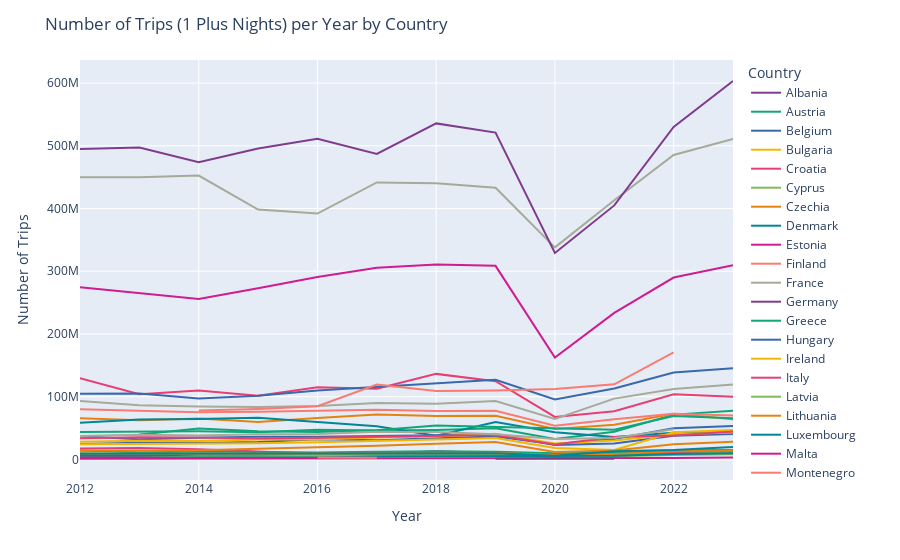

The cell this chart's notebook holds for it:
### Code cell
# Plot the line graph
fig = px.line(final_1plus_df, x='Year', y='NumTrips', color='Country', color_discrete_sequence = px.colors.qualitative.Bold)
fig.update_layout(title='Number of Trips (1 Plus Nights) per Year by Country',
                  xaxis_title='Year',
                  yaxis_title='Number of Trips',
                  legend_title='Country')

### Figure 1 — Plotly figure (JSON) as saved in the notebook; plotly's stock layout.template omitted (floating-point values rounded to 4 significant figures)
{"data": [{"hovertemplate": "Country=Albania<br>Year=%{x}<br>NumTrips=%{y}<extra></extra>", "legendgroup": "Albania", "line": {"color": "rgb(127, 60, 141)", "dash": "solid"}, "marker": {"symbol": "circle"}, "mode": "lines", "name": "Albania", "orientation": "v", "showlegend": true, "type": "scatter", "x": [2017, 2019, 2020], "xaxis": "x", "y": [9148421, 10701208, 6715933], "yaxis": "y"}, {"hovertemplate": "Country=Austria<br>Year=%{x}<br>NumTrips=%{y}<extra></extra>", "legendgroup": "Austria", "line": {"color": "rgb(17, 165, 121)", "dash": "solid"}, "marker": {"symbol": "circle"}, "mode": "lines", "name": "Austria", "orientation": "v", "showlegend": true, "type": "scatter", "x": [2012, 2013, 2014, 2015, 2016, 2017, 2018, 2019, 2020, 2021, 2022, 2023], "xaxis": "x", "y": [43844400, 44802455, 44940474, 43430850, 47122308, 46169540, 46906583, 49674838, 32668335, 44060713, 71426756, 77795522], "yaxis": "y"}, {"hovertemplate": "Country=Belgium<br>Year=%{x}<br>NumTrips=%{y}<extra></extra>", "legendgroup": "Belgium", "line": {"color": "rgb(57, 105, 172)", "dash": "solid"}, "marker": {"symbol": "circle"}, "mode": "lines", "name": "Belgium", "orientation": "v", "showlegend": true, "type": "scatter", "x": [2012, 2013, 2014, 2015, 2016, 2017, 2018, 2019, 2020, 2021, 2022, 2023], "xaxis": "x", "y": [24708988, 26659481, 26062546, 27916002, 32065118, 30404433, 33785398, 36615448, 24288809, 32473302, 49739196, 53093495], "yaxis": "y"}, {"hovertemplate": "Country=Bulgaria<br>Year=%{x}<br>NumTrips=%{y}<extra></extra>", "legendgroup": "Bulgaria", "line": {"color": "rgb(242, 183, 1)", "dash": "solid"}, "marker": {"symbol": "circle"}, "mode": "lines", "name": "Bulgaria", "orientation": "v", "showlegend": true, "type": "scatter", "x": [2012, 2013, 2014, 2015, 2016, 2017, 2018, 2019, 2020, 2021, 2022, 2023], "xaxis": "x", "y": [7152411, 7931428, 7547587, 6141123, 7177986, 10927134, 10180610, 9889198, 5189777, 6483650, 9507791, 10713667], "yaxis": "y"}, {"hovertemplate": "Country=Croatia<br>Year=%{x}<br>NumTrips=%{y}<extra></extra>", "legendgroup": "Croatia", "line": {"color": "rgb(231, 63, 116)", "dash": "solid"}, "marker": {"symbol": "circle"}, "mode": "lines", "name": "Croatia", "orientation": "v", "showlegend": true, "type": "scatter", "x": [2012, 2013, 2014, 2015, 2016, 2017, 2018, 2019, 2020, 2021, 2022, 2023], "xaxis": "x", "y": [17473422, 18302780, 16346866, 13234356, 9082536, 9799554, 10510246, 11926410, 6499855, 8472893, 10350460, 13443255], "yaxis": "y"}, {"hovertemplate": "Country=Cyprus<br>Year=%{x}<br>NumTrips=%{y}<extra></extra>", "legendgroup": "Cyprus", "line": {"color": "rgb(128, 186, 90)", "dash": "solid"}, "marker": {"symbol": "circle"}, "mode": "lines", "name": "Cyprus", "orientation": "v", "showlegend": true, "type": "scatter", "x": [2012, 2013, 2014, 2015, 2016, 2017, 2018, 2019, 2020, 2021, 2022, 2023], "xaxis": "x", "y": [5089620, 4811310, 4989656, 4823905, 5270278, 5597672, 6002352, 6402899, 4809324, 5155204, 7082153, 8152893], "yaxis": "y"}, {"hovertemplate": "Country=Czechia<br>Year=%{x}<br>NumTrips=%{y}<extra></extra>", "legendgroup": "Czechia", "line": {"color": "rgb(230, 131, 16)", "dash": "solid"}, "marker": {"symbol": "circle"}, "mode": "lines", "name": "Czechia", "orientation": "v", "showlegend": true, "type": "scatter", "x": [2012, 2013, 2014, 2015, 2016, 2017, 2018, 2019, 2020, 2021, 2022, 2023], "xaxis": "x", "y": [65716852, 62560231, 65385249, 59638710, 66132607, 71629274, 69138308, 69647386, 48580507, 55237001, 72777314, 64094966], "yaxis": "y"}, {"hovertemplate": "Country=Denmark<br>Year=%{x}<br>NumTrips=%{y}<extra></extra>", "legendgroup": "Denmark", "line": {"color": "rgb(0, 134, 149)", "dash": "solid"}, "marker": {"symbol": "circle"}, "mode": "lines", "name": "Denmark", "orientation": "v", "showlegend": true, "type": "scatter", "x": [2012, 2013, 2014, 2015, 2016, 2017, 2018, 2019, 2020, 2021, 2022, 2023], "xaxis": "x", "y": [58327960, 63583518, 64636622, 66580525, 59552503, 53032134, 37750142, 59470752, 43178379, 35608167, 42442523, 43068449], "yaxis": "y"}, {"hovertemplate": "Country=Estonia<br>Year=%{x}<br>NumTrips=%{y}<extra></extra>", "legendgroup": "Estonia", "line": {"color": "rgb(207, 28, 144)", "dash": "solid"}, "marker": {"symbol": "circle"}, "mode": "lines", "name": "Estonia", "orientation": "v", "showlegend": true, "type": "scatter", "x": [2012, 2013, 2014, 2015, 2016, 2017, 2018, 2019, 2020, 2021, 2022, 2023], "xaxis": "x", "y": [5815720, 5798814, 7995684, 7908624, 9185716, 9112310, 12935054, 10375630, 5962620, 6256619, 8638229, 11000903], "yaxis": "y"}, {"hovertemplate": "Country=Finland<br>Year=%{x}<br>NumTrips=%{y}<extra></extra>", "legendgroup": "Finland", "line": {"color": "rgb(249, 123, 114)", "dash": "solid"}, "marker": {"symbol": "circle"}, "mode": "lines", "name": "Finland", "orientation": "v", "showlegend": true, "type": "scatter", "x": [2012, 2013, 2014, 2015, 2016, 2017, 2018, 2019, 2020, 2021, 2022, 2023], "xaxis": "x", "y": [79983762, 78165607, 75210314, 76146204, 77905091, 79067127, 77203394, 77440362, 53670988, 64146060, 72777928, 69892882], "yaxis": "y"}, {"hovertemplate": "Country=France<br>Year=%{x}<br>NumTrips=%{y}<extra></extra>", "legendgroup": "France", "line": {"color": "rgb(165, 170, 153)", "dash": "solid"}, "marker": {"symbol": "circle"}, "mode": "lines", "name": "France", "orientation": "v", "showlegend": true, "type": "scatter", "x": [2012, 2013, 2014, 2015, 2016, 2017, 2018, 2019, 2020, 2021, 2022, 2023], "xaxis": "x", "y": [450050272, 449900009, 452521191, 398313334, 392020852, 441549618, 440459824, 433136304, 338064748, 413350505, 485321500, 510836886], "yaxis": "y"}, {"hovertemplate": "Country=Germany<br>Year=%{x}<br>NumTrips=%{y}<extra></extra>", "legendgroup": "Germany", "line": {"color": "rgb(127, 60, 141)", "dash": "solid"}, "marker": {"symbol": "circle"}, "mode": "lines", "name": "Germany", "orientation": "v", "showlegend": true, "type": "scatter", "x": [2012, 2013, 2014, 2015, 2016, 2017, 2018, 2019, 2020, 2021, 2022, 2023], "xaxis": "x", "y": [495047972, 497164037, 473819894, 495751892, 511296156, 487154218, 535758223, 521035772, 329191395, 404983918, 530006585, 603347521], "yaxis": "y"}, {"hovertemplate": "Country=Greece<br>Year=%{x}<br>NumTrips=%{y}<extra></extra>", "legendgroup": "Greece", "line": {"color": "rgb(17, 165, 121)", "dash": "solid"}, "marker": {"symbol": "circle"}, "mode": "lines", "name": "Greece", "orientation": "v", "showlegend": true, "type": "scatter", "x": [2012, 2013, 2014, 2015, 2016, 2017, 2018, 2019, 2020, 2021, 2022, 2023], "xaxis": "x", "y": [14174065, 11168615, 12668924, 11629946, 11117145, 12419752, 13130290, 12346089, 9855747, 10804738, 14798243, 14855730], "yaxis": "y"}, {"hovertemplate": "Country=Hungary<br>Year=%{x}<br>NumTrips=%{y}<extra></extra>", "legendgroup": "Hungary", "line": {"color": "rgb(57, 105, 172)", "dash": "solid"}, "marker": {"symbol": "circle"}, "mode": "lines", "name": "Hungary", "orientation": "v", "showlegend": true, "type": "scatter", "x": [2012, 2013, 2014, 2015, 2016, 2017, 2018, 2019, 2020, 2021, 2022, 2023], "xaxis": "x", "y": [36987804, 32099338, 34634486, 36160486, 36198784, 37215982, 38459484, 39604580, 22812126, 25468468, 37773604, 40481209], "yaxis": "y"}, {"hovertemplate": "Country=Ireland<br>Year=%{x}<br>NumTrips=%{y}<extra></extra>", "legendgroup": "Ireland", "line": {"color": "rgb(242, 183, 1)", "dash": "solid"}, "marker": {"symbol": "circle"}, "mode": "lines", "name": "Ireland", "orientation": "v", "showlegend": true, "type": "scatter", "x": [2012, 2013, 2014, 2015, 2016, 2017, 2018, 2019, 2020, 2021, 2022, 2023], "xaxis": "x", "y": [24051410, 24259244, 25055409, 25766335, 27441000, 29112762, 31881608, 34255320, 18302103, 14900216, 43415068, 47060651], "yaxis": "y"}, {"hovertemplate": "Country=Italy<br>Year=%{x}<br>NumTrips=%{y}<extra></extra>", "legendgroup": "Italy", "line": {"color": "rgb(231, 63, 116)", "dash": "solid"}, "marker": {"symbol": "circle"}, "mode": "lines", "name": "Italy", "orientation": "v", "showlegend": true, "type": "scatter", "x": [2012, 2013, 2014, 2015, 2016, 2017, 2018, 2019, 2020, 2021, 2022, 2023], "xaxis": "x", "y": [129627298, 104024244, 109985579, 101537862, 115171143, 112842374, 136372471, 124652929, 67683373, 76836337, 104009686, 100057837], "yaxis": "y"}, {"hovertemplate": "Country=Latvia<br>Year=%{x}<br>NumTrips=%{y}<extra></extra>", "legendgroup": "Latvia", "line": {"color": "rgb(128, 186, 90)", "dash": "solid"}, "marker": {"symbol": "circle"}, "mode": "lines", "name": "Latvia", "orientation": "v", "showlegend": true, "type": "scatter", "x": [2012, 2013, 2014, 2015, 2016, 2017, 2018, 2019, 2020, 2021, 2022, 2023], "xaxis": "x", "y": [10387142, 8804691, 9239739, 8427892, 8639608, 8415552, 7904138, 7961454, 4028545, 6321049, 9566001, 10929836], "yaxis": "y"}, {"hovertemplate": "Country=Lithuania<br>Year=%{x}<br>NumTrips=%{y}<extra></extra>", "legendgroup": "Lithuania", "line": {"color": "rgb(230, 131, 16)", "dash": "solid"}, "marker": {"symbol": "circle"}, "mode": "lines", "name": "Lithuania", "orientation": "v", "showlegend": true, "type": "scatter", "x": [2012, 2013, 2014, 2015, 2016, 2017, 2018, 2019, 2020, 2021, 2022, 2023], "xaxis": "x", "y": [8445895, 8705592, 8875664, 9046166, 9013799, 9119612, 9770254, 10348440, 6921059, 8670035, 12948299, 14298998], "yaxis": "y"}, {"hovertemplate": "Country=Luxembourg<br>Year=%{x}<br>NumTrips=%{y}<extra></extra>", "legendgroup": "Luxembourg", "line": {"color": "rgb(0, 134, 149)", "dash": "solid"}, "marker": {"symbol": "circle"}, "mode": "lines", "name": "Luxembourg", "orientation": "v", "showlegend": true, "type": "scatter", "x": [2012, 2013, 2014, 2015, 2016, 2017, 2018, 2019, 2020, 2021, 2022, 2023], "xaxis": "x", "y": [3256675, 3359040, 3690620, 3453146, 3214811, 4850948, 5109827, 5166836, 4658382, 5744433, 8784657, 9646417], "yaxis": "y"}, {"hovertemplate": "Country=Malta<br>Year=%{x}<br>NumTrips=%{y}<extra></extra>", "legendgroup": "Malta", "line": {"color": "rgb(207, 28, 144)", "dash": "solid"}, "marker": {"symbol": "circle"}, "mode": "lines", "name": "Malta", "orientation": "v", "showlegend": true, "type": "scatter", "x": [2012, 2013, 2014, 2015, 2016, 2017, 2018, 2019, 2020, 2021, 2022, 2023], "xaxis": "x", "y": [1001947, 1052076, 1125646, 1199604, 1398152, 1614130, 1748911, 1817910, 1347827, 1625318, 2442478, 3209437], "yaxis": "y"}, {"hovertemplate": "Country=Montenegro<br>Year=%{x}<br>NumTrips=%{y}<extra></extra>", "legendgroup": "Montenegro", "line": {"color": "rgb(249, 123, 114)", "dash": "solid"}, "marker": {"symbol": "circle"}, "mode": "lines", "name": "Montenegro", "orientation": "v", "showlegend": true, "type": "scatter", "x": [2016, 2017], "xaxis": "x", "y": [3239966, 2850772], "yaxis": "y"}, {"hovertemplate": "Country=Netherlands<br>Year=%{x}<br>NumTrips=%{y}<extra></extra>", "legendgroup": "Netherlands", "line": {"color": "rgb(165, 170, 153)", "dash": "solid"}, "marker": {"symbol": "circle"}, "mode": "lines", "name": "Netherlands", "orientation": "v", "showlegend": true, "type": "scatter", "x": [2012, 2013, 2014, 2015, 2016, 2017, 2018, 2019, 2020, 2021, 2022, 2023], "xaxis": "x", "y": [92988014, 86494096, 84559032, 83382740, 85314458, 90103067, 88873856, 93043419, 64547439, 96962290, 112416785, 119400129], "yaxis": "y"}, {"hovertemplate": "Country=North Macedonia<br>Year=%{x}<br>NumTrips=%{y}<extra></extra>", "legendgroup": "North Macedonia", "line": {"color": "rgb(127, 60, 141)", "dash": "solid"}, "marker": {"symbol": "circle"}, "mode": "lines", "name": "North Macedonia", "orientation": "v", "showlegend": true, "type": "scatter", "x": [2019, 2020, 2021], "xaxis": "x", "y": [1108748, 672060, 1195779], "yaxis": "y"}, {"hovertemplate": "Country=Norway<br>Year=%{x}<br>NumTrips=%{y}<extra></extra>", "legendgroup": "Norway", "line": {"color": "rgb(17, 165, 121)", "dash": "solid"}, "marker": {"symbol": "circle"}, "mode": "lines", "name": "Norway", "orientation": "v", "showlegend": true, "type": "scatter", "x": [2013, 2014, 2015, 2016, 2017, 2018, 2021, 2022, 2023], "xaxis": "x", "y": [39839337, 49288282, 45036812, 43735698, 46535474, 54167814, 47379197, 69307906, 65547413], "yaxis": "y"}, {"hovertemplate": "Country=Poland<br>Year=%{x}<br>NumTrips=%{y}<extra></extra>", "legendgroup": "Poland", "line": {"color": "rgb(57, 105, 172)", "dash": "solid"}, "marker": {"symbol": "circle"}, "mode": "lines", "name": "Poland", "orientation": "v", "showlegend": true, "type": "scatter", "x": [2012, 2013, 2014, 2015, 2016, 2017, 2018, 2019, 2020, 2021, 2022, 2023], "xaxis": "x", "y": [104515880, 104987557, 97259606, 101553612, 109773654, 115820873, 120966316, 127125584, 95702020, 112993455, 138628478, 145292789], "yaxis": "y"}, {"hovertemplate": "Country=Portugal<br>Year=%{x}<br>NumTrips=%{y}<extra></extra>", "legendgroup": "Portugal", "line": {"color": "rgb(242, 183, 1)", "dash": "solid"}, "marker": {"symbol": "circle"}, "mode": "lines", "name": "Portugal", "orientation": "v", "showlegend": true, "type": "scatter", "x": [2012, 2013, 2014, 2015, 2016, 2017, 2018, 2019, 2020, 2021, 2022, 2023], "xaxis": "x", "y": [28062412, 29880919, 29311540, 31569581, 31860700, 34947144, 36596042, 40978489, 25552672, 30076717, 40278618, 42889086], "yaxis": "y"}, {"hovertemplate": "Country=Romania<br>Year=%{x}<br>NumTrips=%{y}<extra></extra>", "legendgroup": "Romania", "line": {"color": "rgb(231, 63, 116)", "dash": "solid"}, "marker": {"symbol": "circle"}, "mode": "lines", "name": "Romania", "orientation": "v", "showlegend": true, "type": "scatter", "x": [2012, 2013, 2014, 2015, 2016, 2017, 2018, 2019, 2020, 2021, 2022, 2023], "xaxis": "x", "y": [33647878, 35364382, 34773002, 33496316, 34610520, 35804801, 36803710, 38749303, 23660734, 35612355, 38065524, 44655871], "yaxis": "y"}, {"hovertemplate": "Country=Serbia<br>Year=%{x}<br>NumTrips=%{y}<extra></extra>", "legendgroup": "Serbia", "line": {"color": "rgb(128, 186, 90)", "dash": "solid"}, "marker": {"symbol": "circle"}, "mode": "lines", "name": "Serbia", "orientation": "v", "showlegend": true, "type": "scatter", "x": [2018], "xaxis": "x", "y": [3919752], "yaxis": "y"}, {"hovertemplate": "Country=Slovakia<br>Year=%{x}<br>NumTrips=%{y}<extra></extra>", "legendgroup": "Slovakia", "line": {"color": "rgb(230, 131, 16)", "dash": "solid"}, "marker": {"symbol": "circle"}, "mode": "lines", "name": "Slovakia", "orientation": "v", "showlegend": true, "type": "scatter", "x": [2012, 2013, 2014, 2015, 2016, 2017, 2018, 2019, 2020, 2021, 2022, 2023], "xaxis": "x", "y": [14332456, 13788918, 14676746, 16743916, 19645726, 21939668, 24846876, 27808517, 11967524, 14186571, 24191759, 28085763], "yaxis": "y"}, {"hovertemplate": "Country=Slovenia<br>Year=%{x}<br>NumTrips=%{y}<extra></extra>", "legendgroup": "Slovenia", "line": {"color": "rgb(0, 134, 149)", "dash": "solid"}, "marker": {"symbol": "circle"}, "mode": "lines", "name": "Slovenia", "orientation": "v", "showlegend": true, "type": "scatter", "x": [2012, 2013, 2014, 2015, 2016, 2017, 2018, 2019, 2020, 2021, 2022, 2023], "xaxis": "x", "y": [9078046, 9273968, 9061054, 8776538, 9146025, 9650798, 10381678, 9824920, 5940198, 12874306, 15028047, 19907321], "yaxis": "y"}, {"hovertemplate": "Country=Spain<br>Year=%{x}<br>NumTrips=%{y}<extra></extra>", "legendgroup": "Spain", "line": {"color": "rgb(207, 28, 144)", "dash": "solid"}, "marker": {"symbol": "circle"}, "mode": "lines", "name": "Spain", "orientation": "v", "showlegend": true, "type": "scatter", "x": [2012, 2013, 2014, 2015, 2016, 2017, 2018, 2019, 2020, 2021, 2022, 2023], "xaxis": "x", "y": [274627767, 264701470, 255866630, 272822318, 290946608, 305415622, 310580348, 308633215, 162442754, 233549351, 289972054, 309582710], "yaxis": "y"}, {"hovertemplate": "Country=Sweden<br>Year=%{x}<br>NumTrips=%{y}<extra></extra>", "legendgroup": "Sweden", "line": {"color": "rgb(249, 123, 114)", "dash": "solid"}, "marker": {"symbol": "circle"}, "mode": "lines", "name": "Sweden", "orientation": "v", "showlegend": true, "type": "scatter", "x": [2014, 2015, 2016, 2017, 2018, 2019, 2020, 2021, 2022], "xaxis": "x", "y": [77930551, 80429986, 84766500, 119296738, 109082308, 109781532, 112335670, 119671185, 170608157], "yaxis": "y"}, {"hovertemplate": "Country=Switzerland<br>Year=%{x}<br>NumTrips=%{y}<extra></extra>", "legendgroup": "Switzerland", "line": {"color": "rgb(165, 170, 153)", "dash": "solid"}, "marker": {"symbol": "circle"}, "mode": "lines", "name": "Switzerland", "orientation": "v", "showlegend": true, "type": "scatter", "x": [2012, 2013, 2014, 2015, 2016, 2017, 2018, 2019, 2020, 2021, 2022], "xaxis": "x", "y": [37503284, 39259806, 38086294, 40290601, 40467938, 44226394, 43891490, 39966568, 32758516, 34150483, 48160949], "yaxis": "y"}], "layout": {"legend": {"title": {"text": "Country"}, "tracegroupgap": 0}, "margin": {"t": 60}, "title": {"text": "Number of Trips (1 Plus Nights) per Year by Country"}, "xaxis": {"anchor": "y", "domain": [0, 1], "title": {"text": "Year"}}, "yaxis": {"anchor": "x", "domain": [0, 1], "title": {"text": "Number of Trips"}}}}
